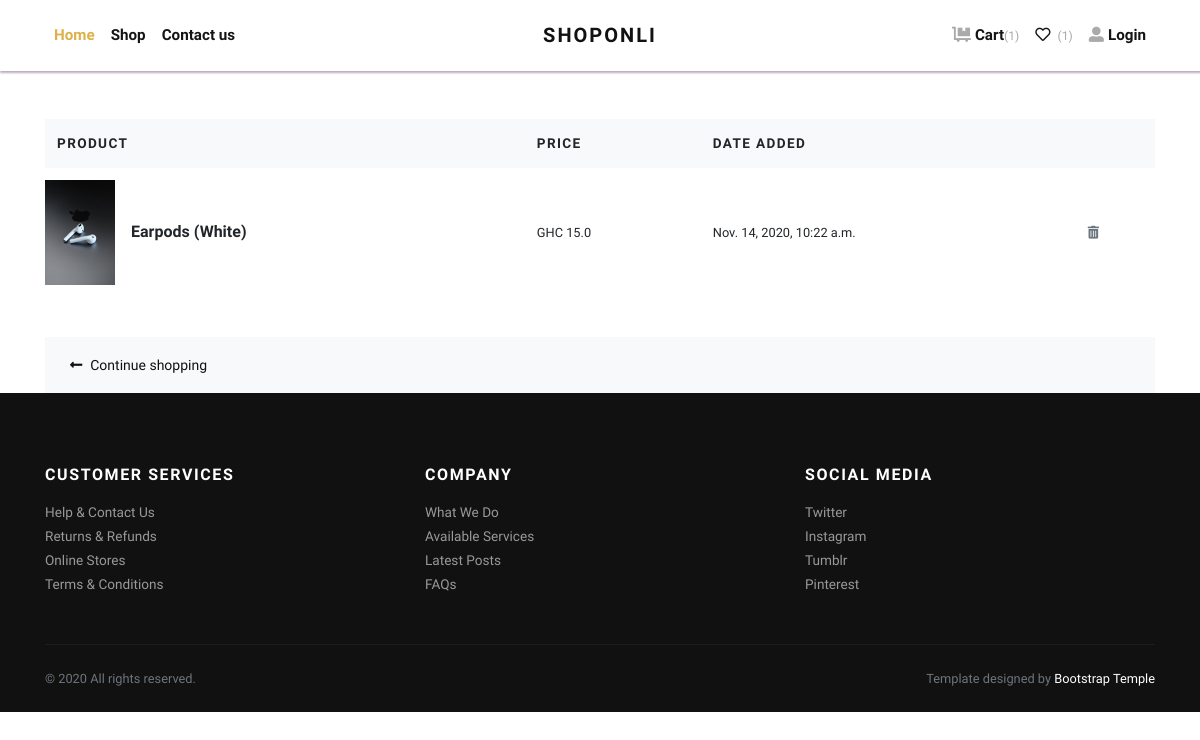
/favourit/, run on the app's committed database.
### favourites/models.py (models this page shows, shortened)
class Favourite(models.Model):
    user = models.ForeignKey(User, on_delete=models.CASCADE, null=True)
    item = models.ForeignKey(Product, on_delete=models.CASCADE)
    date_added = models.DateTimeField(auto_now_add=True)
    """def getname(self):
        return Product.objects.filter(name=self.item.name)"""

### products/models.py (models this page shows)
class Product(models.Model):
    name = models.CharField(max_length=100)
    preview_text = models.CharField(max_length=300)
    product_detail = RichTextField()
    category = models.ForeignKey(Category, on_delete=models.CASCADE)
    offer = models.ForeignKey(
        Offer, on_delete=models.CASCADE, blank=True, null=True)
    main_image = models.ImageField(upload_to='pics')
    sub_image_1 = models.ImageField(upload_to='pics', blank=True, null=True)
    sub_image_2 = models.ImageField(upload_to='pics', blank=True, null=True)
    sub_image_3 = models.ImageField(upload_to='pics', blank=True, null=True)
    price = models.FloatField()
    date_added = models.DateField(auto_now_add=True)
    def __str__(self):
        return self.name
    """@property
    def imageURL(self):
        try:
            url = (self.sub_image_1.url,
                   self.sub_image_2.url, self.sub_image_3.url)
        except:
            url = ''
        return url"""

### products/views.py (the view)
# urls.py: path('favourit/', views.favourites, name='favourit'),
def favourites(request):
    favs = Favourite.objects.all()
    search_results = get_serach_objs(request)
    context = {
        'search_results': search_results,
    }
    if search_results:
        return render(request, 'searchresult.html', context)
    if favs.count() < 1:
        messages.info(request, 'Wishlist is empty')
        return redirect('shop')
    else:
        return render(request, 'favourites.html')

### products/context_processors.py (called while the page is built)
def fav_number():
    return Favourite.objects.all().count()

def add_variable_to_context(request):
    carts = Cart.objects.all()
    cartnumber = carts.count()
    favnumber = fav_number()
    favs = Favourite.objects.all()
    return {
        'carts': carts,
        'cartnumber': cartnumber,
        'favnumber': favnumber,
        'favs': favs
    }

### products/views.py (called while the page is built)
def get_serach_objs(request):
    search_results = ''
    if request.method == 'POST':
        search_name = request.POST['search_objects']
        search_results = Product.objects.all().filter(name__contains=search_name)
        print('Search name is ', search_name)
        print('search result is', search_results)
        return search_results

### templates/favourites.html (shortened to what this page needs)
{% extends 'base.html' %} {% load static %} {% static "img" as baseUrl %}
{% block content %}
<div class="page-holder">
  <div class="container">
      <section >
       <div class="">
          <div class="table-responsive mb-4" style="margin-top: 3rem;">
            <table class="table">
              <thead class="bg-light">
                <tr>
                  <th class="border-0" scope="col">
                    <strong class="text-small text-uppercase">Product</strong>
                  </th>
                  <th class="border-0" scope="col">
                    <strong class="text-small text-uppercase">Price</strong>
                  </th>
                  <th class="border-0" scope="col">
                    <strong class="text-small text-uppercase">Date added</strong>
                  </th>
                  <th class="border-0" scope="col"></th>
                </tr>
              </thead>
              <tbody>
                {% for favourites in favs %}
                <tr>
                  <th class="pl-0 border-light" scope="row">
                    <div class="media align-items-center">
                      <a
                        class="reset-anchor d-block animsition-link"
                        href="{% url 'detail' favourites.item.name %}"
                        ><img
                          class="favourites-img"
                          src="{{favourites.item.main_image.url}}"
                          alt="..."
                          width="70"
                      /></a>
                      <div class="media-body ml-3">
                        <strong class="h6"
                          ><a
                            class="reset-anchor animsition-link"
                            href="{% url 'detail' favourites.item.name %}"
                            >{{favourites.item}}</a
                          ></strong
                        >
                      </div>
                    </div>
                  </th>
                  <td class="align-middle border-light">
                    <p class="mb-0 small">GHC {{favourites.item.price}}</p>
                  </td>
                  <td class="align-middle border-light">
                    <p class="mb-0 small">{{favourites.date_added}}</p>
                  </td>
                  <td class="align-middle border-light">
                    <a class="reset-anchor" href="#"
                      ><i data-name="{{favourites.item.name}}" data-action="remove-fav" class="remove-favourites fas fa-trash-alt small text-muted"></i
                    ></a>
                  </td>
                </tr>
                {% endfor %}
              </tbody>
            </table>
          </div>
          <div class="bg-light px-4 py-3">
            <div class="row align-items-center text-center">
              <div class="col-md-6 mb-3 mb-md-0 text-md-left">
                <a
                  class="btn btn-link p-0 text-dark btn-sm"
                  href="{% url 'shop' %}"
                  ><i class="fas fa-long-arrow-alt-left mr-2"> </i>Continue
                  shopping</a
                >
              </div>
            </div>
          </div>
        </div>
    </div>
</div>
  {% endblock %}

### static/css/style.default.css (style rules this page uses)
.text-small { font-size: 0.85rem !important; }
strong { font-weight: 700; }
.text-uppercase { text-transform: uppercase; letter-spacing: 0.1em; }
.border-light { border-color: #f8f9fa !important; }
.reset-anchor { color: inherit; transition: all 0.3s; }
.btn { font-weight: 400; border: 1px solid transparent; font-family: inherit; padding: 0.375rem 1.5rem; font-size: 1rem; line-height: 1.5; border-radius: 0; transition: color 0.15s ease-in-out, background-color 0.15s ease-in-out, border-color 0.15s ease-in-out, box-shadow 0.15s ease-in-out; }
.btn-link { font-weight: 400; color: #dcb14a; }
.btn-sm { padding: 0.375rem 0.75rem; font-size: 0.875rem; line-height: 1.5; border-radius: 0; }
body { font-family: "Libre Franklin", sans-serif; font-size: 1rem; font-weight: 400; line-height: 1.5; color: #111111; background-color: #fff; }
a { color: #dcb14a; text-decoration: none; }
h1, h2, h3, h4, h5, h6, .h1, .h2, .h3, .h4, .h5, .h6 { margin-bottom: 0.5rem; font-family: inherit; font-weight: 900; line-height: 1.2; color: inherit; }
h6, .h6 { font-size: 1rem; }
small, .small { font-size: 80%; font-weight: 400; }
.bg-light { background-color: #f8f9fa !important; }
.text-dark { color: #111111 !important; }

### data on the page
Favourite: item.main_image (picture), item "Earpods (White)", item.price "15.0", date_added "Nov. 14, 2020, 10:22 a.m."

### other printed values
{{ cartnumber }} "1"
{{ favnumber }} "1"
